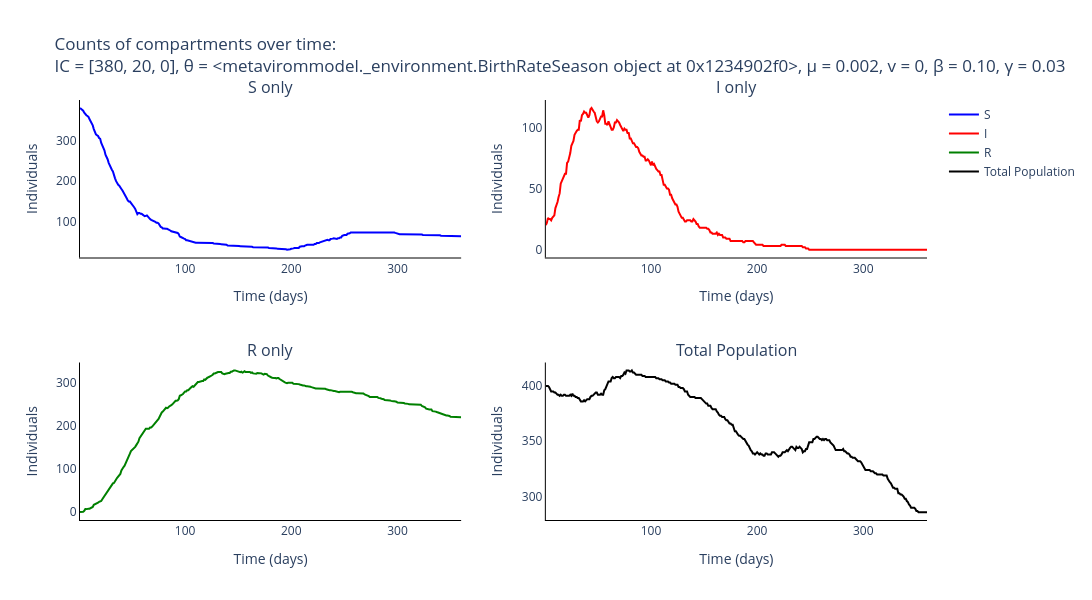

The notebook cell this image was saved under:
### Markdown cell above
### Plot output of Gillespie for the different compartments

### Code cell
# Trace names - represent the type of individuals for the simulation
trace_name = ['{}'.format(s) for s in compartments]

# Names of panels
panels = ['{} only'.format(s) for s in compartments] + ['Total Population']

fig = go.Figure()
fig = make_subplots(rows=int(np.ceil(len(panels)/2)), cols=2, subplot_titles=tuple('{}'.format(p) for p in panels))

# Add traces to the separate counts panels
for s, spec in enumerate(compartments):
    fig.add_trace(
        go.Scatter(
            y=np.mean(output_algorithm[:, :, s], axis=0).tolist(),
            x=times,
            mode='lines',
            name=trace_name[s],
            line_color=colours[s]
        ),
        row= int(np.floor(s / 2)) + 1,
        col= s % 2 + 1
    )

fig.add_trace(
    go.Scatter(
        y=np.mean(np.sum(output_algorithm, axis=2), axis=0).tolist(),
        x=times,
        mode='lines',
        name='Total Population',
        line_color='black'
    ),
    row= 2,
    col= 2
)

# Add axis labels
fig.update_layout(
    title='Counts of compartments over time:<br>IC = {}, θ = {}, μ = {}, v = {}, β = {:.2f}, γ = {:.2f}'.format(parameters[0:3], parameters[3], parameters[4], parameters[5], parameters[6], parameters[7]),
    width=1100, 
    height=600,
    plot_bgcolor='white',
    xaxis=dict(
        linecolor='black',
        title = 'Time (days)'
        ),
    yaxis=dict(
        linecolor='black',
        title = 'Individuals'),
    xaxis2=dict(
        linecolor='black',
        title = 'Time (days)'
        ),
    yaxis2=dict(
        linecolor='black',
        title = 'Individuals'),
    xaxis3=dict(
        linecolor='black',
        title = 'Time (days)'
        ),
    yaxis3=dict(
        linecolor='black',
        title = 'Individuals'),
    xaxis4=dict(
        linecolor='black',
        title = 'Time (days)'
        ),
    yaxis4=dict(
        linecolor='black',
        title = 'Individuals')
    #legend=dict(
    #    orientation="h",
    #    yanchor="bottom",
    #    y=1.02,
    #    xanchor="right",
    #    x=1
    #)
    )

fig.write_image('images/Multiple-pulses-SIR-gillespie.pdf')
fig.show()

### Figure 1 — Plotly figure (JSON) as saved in the notebook; plotly's stock layout.template omitted (floating-point values rounded to 4 significant figures; data arrays with more than 128 entries replaced by an {"elided": "..."} marker saying what was removed)
{"data": [{"line": {"color": "blue"}, "mode": "lines", "name": "S", "type": "scatter", "x": {"elided": "360 int values"}, "xaxis": "x", "y": {"elided": "360 int values"}, "yaxis": "y"}, {"line": {"color": "red"}, "mode": "lines", "name": "I", "type": "scatter", "x": {"elided": "360 int values"}, "xaxis": "x2", "y": {"elided": "360 int values"}, "yaxis": "y2"}, {"line": {"color": "green"}, "mode": "lines", "name": "R", "type": "scatter", "x": {"elided": "360 int values"}, "xaxis": "x3", "y": {"elided": "360 int values"}, "yaxis": "y3"}, {"line": {"color": "black"}, "mode": "lines", "name": "Total Population", "type": "scatter", "x": {"elided": "360 int values"}, "xaxis": "x4", "y": {"elided": "360 int values"}, "yaxis": "y4"}], "layout": {"annotations": [{"font": {"size": 16}, "showarrow": false, "text": "S only", "x": 0.225, "xanchor": "center", "xref": "paper", "y": 1, "yanchor": "bottom", "yref": "paper"}, {"font": {"size": 16}, "showarrow": false, "text": "I only", "x": 0.775, "xanchor": "center", "xref": "paper", "y": 1, "yanchor": "bottom", "yref": "paper"}, {"font": {"size": 16}, "showarrow": false, "text": "R only", "x": 0.225, "xanchor": "center", "xref": "paper", "y": 0.375, "yanchor": "bottom", "yref": "paper"}, {"font": {"size": 16}, "showarrow": false, "text": "Total Population", "x": 0.775, "xanchor": "center", "xref": "paper", "y": 0.375, "yanchor": "bottom", "yref": "paper"}], "height": 600, "plot_bgcolor": "white", "title": {"text": "Counts of compartments over time:<br>IC = [380, 20, 0], θ = <metavirommodel._environment.BirthRateSeason object at 0x1234902f0>, μ = 0.002, v = 0, β = 0.10, γ = 0.03"}, "width": 1100, "xaxis": {"anchor": "y", "domain": [0, 0.45], "linecolor": "black", "title": {"text": "Time (days)"}}, "xaxis2": {"anchor": "y2", "domain": [0.55, 1], "linecolor": "black", "title": {"text": "Time (days)"}}, "xaxis3": {"anchor": "y3", "domain": [0, 0.45], "linecolor": "black", "title": {"text": "Time (days)"}}, "xaxis4": {"anchor": "y4", "domain": [0.55, 1], "linecolor": "black", "title": {"text": "Time (days)"}}, "yaxis": {"anchor": "x", "domain": [0.625, 1], "linecolor": "black", "title": {"text": "Individuals"}}, "yaxis2": {"anchor": "x2", "domain": [0.625, 1], "linecolor": "black", "title": {"text": "Individuals"}}, "yaxis3": {"anchor": "x3", "domain": [0, 0.375], "linecolor": "black", "title": {"text": "Individuals"}}, "yaxis4": {"anchor": "x4", "domain": [0, 0.375], "linecolor": "black", "title": {"text": "Individuals"}}}}
